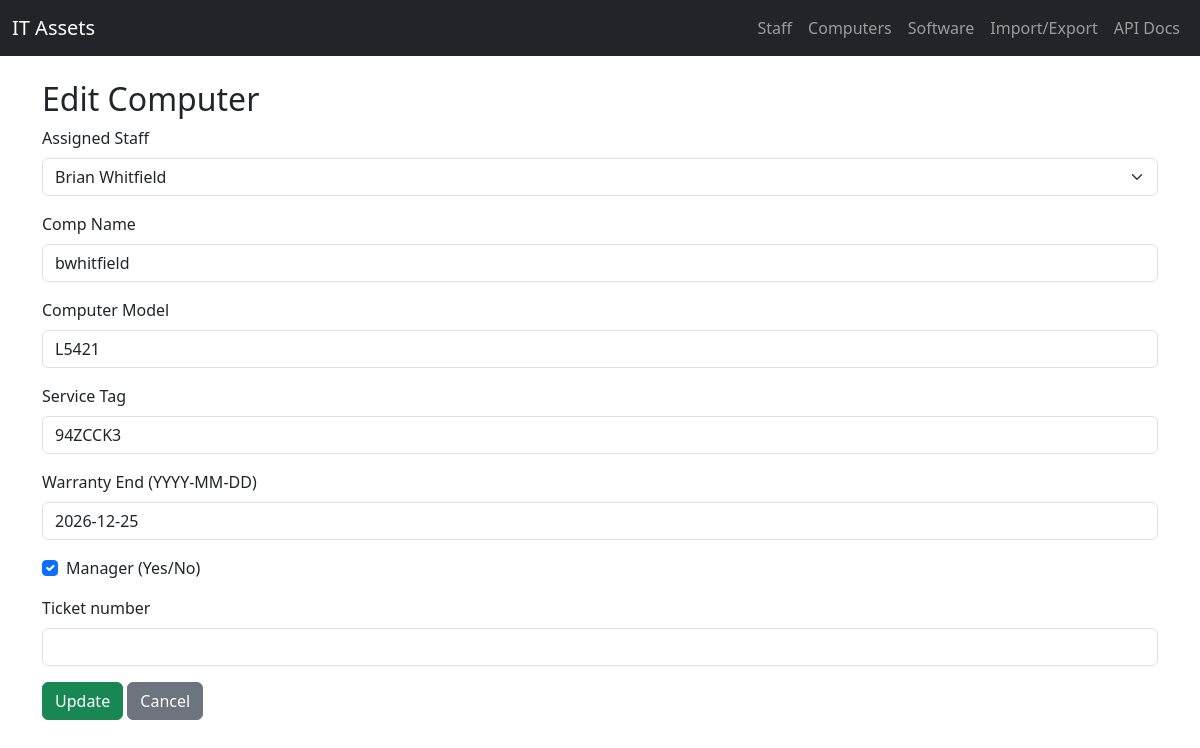
/computers/2/edit, run on the app's committed database.
### app/models.py (models this page shows)
class Computer(Base):
    __tablename__ = 'computers'
    computer_id = Column(Integer, primary_key=True, index=True)
    staff_id = Column(Integer, ForeignKey('staff.staff_id', onupdate='CASCADE', ondelete='CASCADE'), nullable=False)
    comp_name = Column(String, nullable=False, unique=True)
    computer_model = Column(String, nullable=False)
    service_tag = Column(String, nullable=False, unique=True)
    warranty_end = Column(Date, nullable=True)
    manager_staff_id = Column(Integer, ForeignKey('staff.staff_id', onupdate='CASCADE', ondelete='SET NULL'), nullable=True)
    is_manager = Column(Integer, nullable=False, default=0)  # 0/1 boolean
    ticket_number = Column(String, nullable=True)
    owner = relationship('Staff', foreign_keys=[staff_id], back_populates='computers')
    software = relationship('SpecialSoftware', back_populates='computer', cascade='all, delete-orphan')

class Staff(Base):
    __tablename__ = 'staff'
    staff_id = Column(Integer, primary_key=True, index=True)
    name = Column(String, nullable=False)
    email = Column(String, unique=True, nullable=True)
    computers = relationship(
    'Computer',
    back_populates='owner',
    cascade='all, delete-orphan',
    foreign_keys='Computer.staff_id',   # disambiguate: use the owner FK
    )
    __table_args__ = (
        UniqueConstraint('name', name='uq_staff_name'),
    )

### app/main.py (the view)
@app.get('/computers/{computer_id}/edit')
async def computers_edit(request: Request, computer_id: int, db: Session = Depends(get_db)):
    obj = db.query(Computer).get(computer_id)
    staff = db.query(Staff).order_by(Staff.name).all()
    return templates.TemplateResponse('computer_edit.html', {'request': request, 'computer': obj, 'staff': staff})

### app/templates/computer_edit.html
{% extends 'base.html' %}
{% block content %}
<h2>Edit Computer</h2>
<form method="post" action="/computers/{{ computer.computer_id }}/edit">
  <div class="mb-3">
    <label class="form-label">Assigned Staff</label>
    <select class="form-select" name="staff_id">
      {% for s in staff %}
        <option value="{{ s.staff_id }}" {% if s.staff_id == computer.staff_id %}selected{% endif %}>{{ s.name }}</option>
      {% endfor %}
    </select>
  </div>
  <div class="mb-3">
    <label class="form-label">Comp Name</label>
    <input class="form-control" name="comp_name" value="{{ computer.comp_name }}" />
  </div>
  <div class="mb-3">
    <label class="form-label">Computer Model</label>
    <input class="form-control" name="computer_model" value="{{ computer.computer_model }}" />
  </div>
  <div class="mb-3">
    <label class="form-label">Service Tag</label>
    <input class="form-control" name="service_tag" value="{{ computer.service_tag }}" />
  </div>
  <div class="mb-3">
    <label class="form-label">Warranty End (YYYY-MM-DD)</label>
    <input class="form-control" name="warranty_end" value="{{ computer.warranty_end or '' }}" />
  </div>
  <div class="form-check mb-3">
    <input class="form-check-input" type="checkbox" id="is_manager" name="is_manager" value="1" {% if computer.is_manager %}checked{% endif %}>
    <label class="form-check-label" for="is_manager">Manager (Yes/No)</label>
  </div>
  <div class="mb-3">
    <label class="form-label">Ticket number</label>
    <input class="form-control" name="ticket_number" value="{{ computer.ticket_number or '' }}" />
  </div>
  <button class="btn btn-success">Update</button>
  <a class="btn btn-secondary" href="/computers">Cancel</a>
</form>
{% endblock %}

### app/static/style.css (style rules this page uses)
body { padding-bottom: 3rem; }

### data on the page
Computer: staff_id "Brian Whitfield", comp_name "bwhitfield", computer_model "L5421", service_tag "94ZCCK3", warranty_end "2026-12-25", is_manager "☑"
